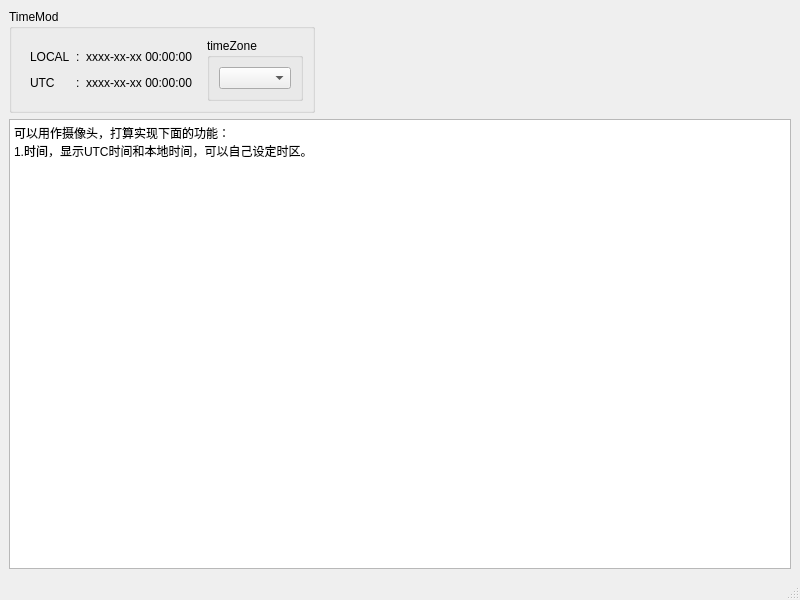
<?xml version="1.0" encoding="UTF-8"?>
<ui version="4.0">
 <class>MainWindow</class>
 <widget class="QMainWindow" name="MainWindow">
  <property name="geometry">
   <rect>
    <x>0</x>
    <y>0</y>
    <width>800</width>
    <height>600</height>
   </rect>
  </property>
  <property name="windowTitle">
   <string>MainWindow</string>
  </property>
  <widget class="QWidget" name="centralwidget">
   <layout class="QGridLayout" name="gridLayout_3">
    <item row="1" column="0">
     <widget class="QTextBrowser" name="textBrowser">
      <property name="html">
       <string>&lt;!DOCTYPE HTML PUBLIC &quot;-//W3C//DTD HTML 4.0//EN&quot; &quot;http://www.w3.org/TR/REC-html40/strict.dtd&quot;&gt;
&lt;html&gt;&lt;head&gt;&lt;meta name=&quot;qrichtext&quot; content=&quot;1&quot; /&gt;&lt;meta charset=&quot;utf-8&quot; /&gt;&lt;style type=&quot;text/css&quot;&gt;
p, li { white-space: pre-wrap; }
&lt;/style&gt;&lt;/head&gt;&lt;body style=&quot; font-family:'Microsoft YaHei UI'; font-size:9pt; font-weight:400; font-style:normal;&quot;&gt;
&lt;p style=&quot; margin-top:0px; margin-bottom:0px; margin-left:0px; margin-right:0px; -qt-block-indent:0; text-indent:0px;&quot;&gt;可以用作摄像头，打算实现下面的功能：&lt;/p&gt;
&lt;p style=&quot; margin-top:0px; margin-bottom:0px; margin-left:0px; margin-right:0px; -qt-block-indent:0; text-indent:0px;&quot;&gt;1.时间，显示UTC时间和本地时间，可以自己设定时区。&lt;/p&gt;&lt;/body&gt;&lt;/html&gt;</string>
      </property>
     </widget>
    </item>
    <item row="0" column="0">
     <widget class="QGroupBox" name="groupBox">
      <property name="sizePolicy">
       <sizepolicy hsizetype="Fixed" vsizetype="Fixed">
        <horstretch>0</horstretch>
        <verstretch>0</verstretch>
       </sizepolicy>
      </property>
      <property name="title">
       <string>TimeMod</string>
      </property>
      <layout class="QGridLayout" name="gridLayout_2">
       <item row="0" column="0">
        <widget class="QWidget" name="widget_2" native="true">
         <layout class="QGridLayout" name="gridLayout">
          <item row="2" column="1">
           <widget class="QLabel" name="label_3">
            <property name="text">
             <string>:</string>
            </property>
           </widget>
          </item>
          <item row="2" column="0">
           <widget class="QLabel" name="label">
            <property name="text">
             <string>UTC</string>
            </property>
           </widget>
          </item>
          <item row="1" column="0">
           <widget class="QLabel" name="label_2">
            <property name="text">
             <string>LOCAL</string>
            </property>
           </widget>
          </item>
          <item row="1" column="1">
           <widget class="QLabel" name="label_4">
            <property name="text">
             <string>:</string>
            </property>
           </widget>
          </item>
          <item row="2" column="2">
           <widget class="QLabel" name="labUtcValue">
            <property name="text">
             <string>xxxx-xx-xx 00:00:00</string>
            </property>
           </widget>
          </item>
          <item row="1" column="2">
           <widget class="QLabel" name="labLocalValue">
            <property name="text">
             <string>xxxx-xx-xx 00:00:00</string>
            </property>
           </widget>
          </item>
         </layout>
        </widget>
       </item>
       <item row="0" column="1">
        <widget class="QGroupBox" name="groupBox_2">
         <property name="title">
          <string>timeZone</string>
         </property>
         <layout class="QVBoxLayout" name="verticalLayout">
          <item>
           <widget class="QComboBox" name="boxTz"/>
          </item>
         </layout>
        </widget>
       </item>
      </layout>
     </widget>
    </item>
   </layout>
  </widget>
  <widget class="QMenuBar" name="menubar">
   <property name="geometry">
    <rect>
     <x>0</x>
     <y>0</y>
     <width>800</width>
     <height>17</height>
    </rect>
   </property>
  </widget>
  <widget class="QStatusBar" name="statusbar"/>
  <action name="actionss">
   <property name="text">
    <string>ss</string>
   </property>
  </action>
 </widget>
 <resources/>
 <connections/>
</ui>
